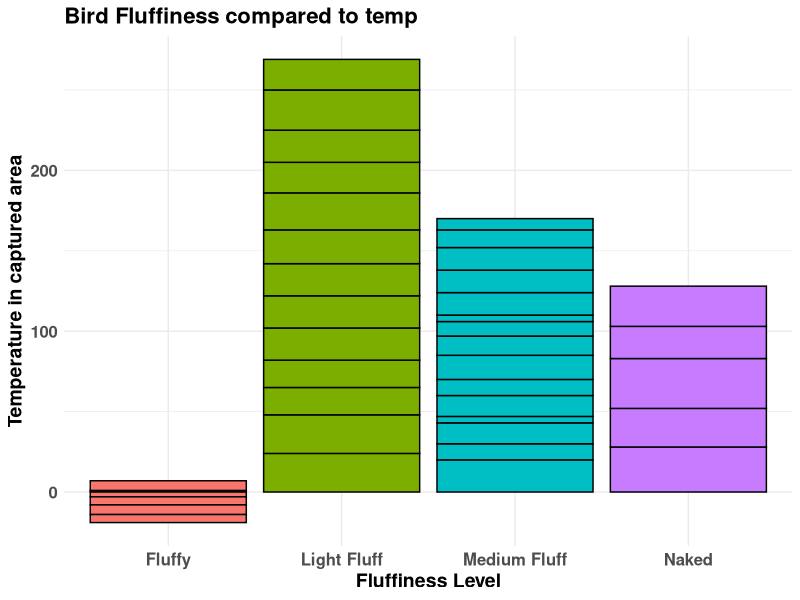
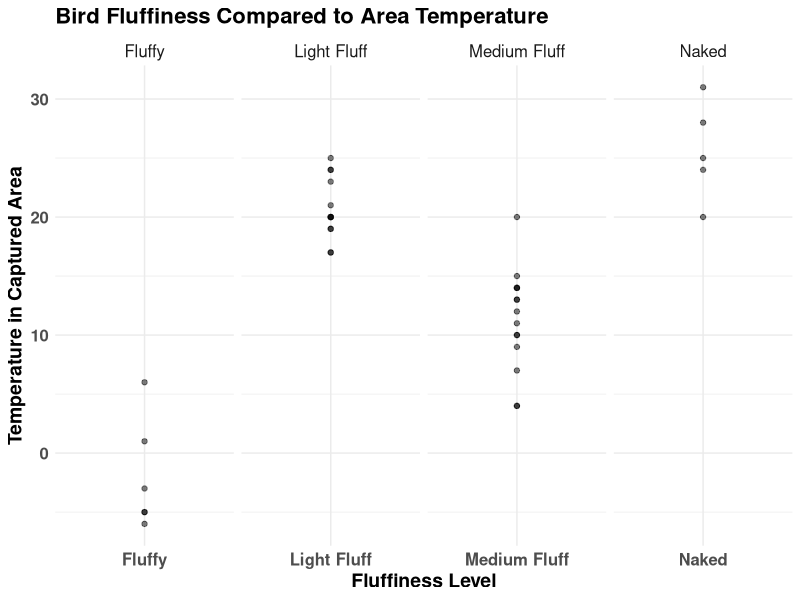
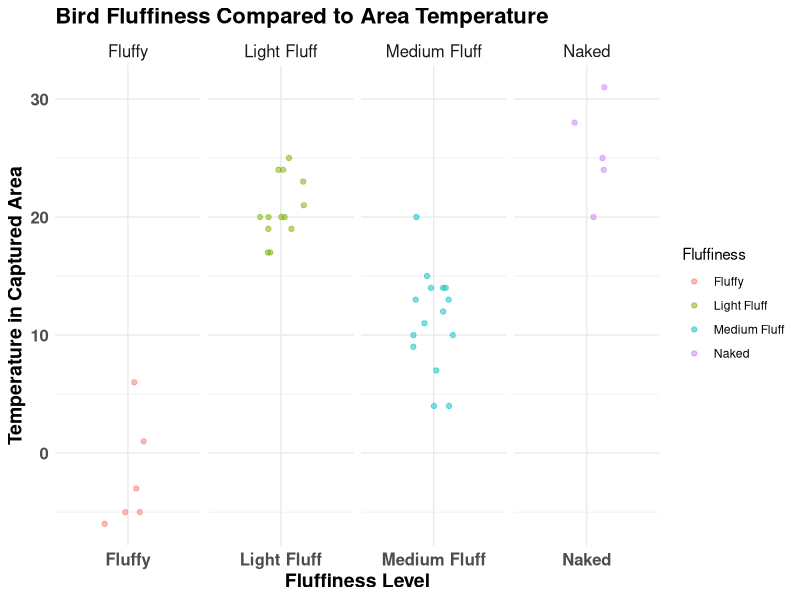
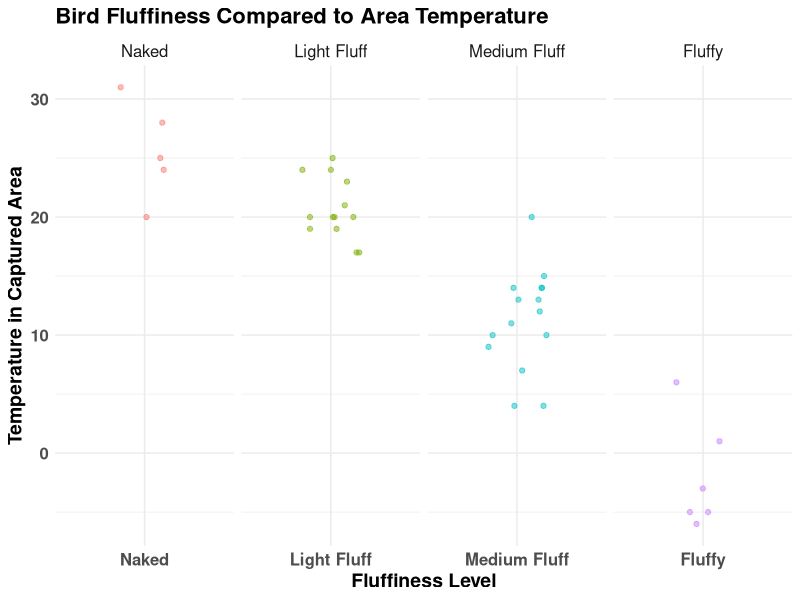
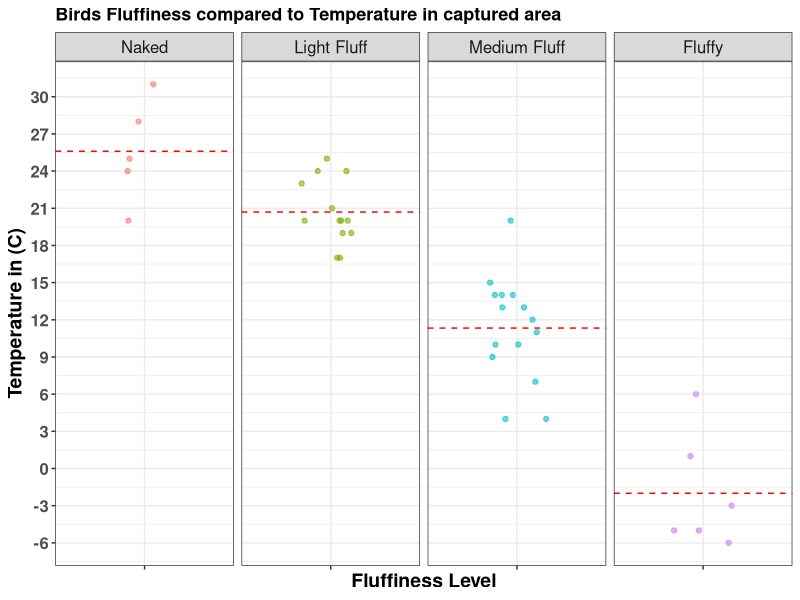

Recreate these plots in R, in order.
## ---- chunk 1
library(tidyverse)
library(readxl)
library(dplyr)
## ---- chunk 2
# Read the Excel file
Fluffy_data <- read_excel("F_data.xlsx")
## ---- chunk 3
ggplot(Fluffy_data, aes(x = Fluffiness, y = Temp_Area)) +
  geom_bar(stat = "identity", aes(fill = Fluffiness), color = "black") +
  labs(
    title = "Bird Fluffiness compared to temp",
    x = "Fluffiness Level",
    y = "Temperature in captured area"
  ) +
  theme_minimal() +
  theme(
    axis.text.x = element_text(size = 12, face = "bold"),
    axis.text.y = element_text(size = 12, face = "bold"),
    axis.title.x = element_text(size = 14, face = "bold"),
    axis.title.y = element_text(size = 14, face = "bold"),
    plot.title = element_text(size = 16, face = "bold"),
    legend.position = "none"
  )
## ---- chunk 4

ggplot(Fluffy_data, aes(x = Fluffiness, y = Temp_Area)) +
  geom_point(alpha = 0.5) +  # Use transparency for better visual overlap handling
  facet_grid(. ~ Fluffiness, scales = "free_x") +  # Facet by Fluffiness to compare per category
  labs(
    title = "Bird Fluffiness Compared to Area Temperature",
    y = "Temperature in Captured Area",
    x = "Fluffiness Level"
  ) +
  theme_minimal() +
  theme(
    axis.text.x = element_text(size = 12, face = "bold"),
    axis.text.y = element_text(size = 12, face = "bold"),
    axis.title.x = element_text(size = 14, face = "bold"),
    axis.title.y = element_text(size = 14, face = "bold"),
    plot.title = element_text(size = 16, face = "bold"),
    strip.text = element_text(size = 12)
  )

## ---- chunk 5

ggplot(Fluffy_data, aes(x = Fluffiness, y = Temp_Area)) +
  geom_jitter(aes(color = Fluffiness), width = 0.2, height = 0, alpha = 0.5) +  # Jitter the points horizontally
  facet_grid(. ~ Fluffiness, scales = "free_x") +  # Facet by Fluffiness to compare per category
  labs(
    title = "Bird Fluffiness Compared to Area Temperature",
    y = "Temperature in Captured Area",
    x = "Fluffiness Level"
  ) +
  theme_minimal() +
  theme(
    axis.text.x = element_text(size = 12, face = "bold"),
    axis.text.y = element_text(size = 12, face = "bold"),
    axis.title.x = element_text(size = 14, face = "bold"),
    axis.title.y = element_text(size = 14, face = "bold"),
    plot.title = element_text(size = 16, face = "bold"),
    strip.text = element_text(size = 12)
  )

## ---- chunk 6

# Correctly convert Fluffiness to a factor with the desired order
Fluffy_data$Fluffiness <- factor(Fluffy_data$Fluffiness, 
                                  levels = c("Naked", "Light Fluff", "Medium Fluff", "Fluffy", "Cloud Fluffy", "Only Fluff"))

ggplot(Fluffy_data, aes(x = Fluffiness, y = Temp_Area)) +
  geom_jitter(aes(color = Fluffiness), width = 0.2, height = 0, alpha = 0.5) +
  facet_grid(. ~ Fluffiness, scales = "free_x") +
  labs(
    title = "Bird Fluffiness Compared to Area Temperature",
    y = "Temperature in Captured Area",
    x = "Fluffiness Level"
  ) +
  theme_minimal() +
  theme(
    axis.text.x = element_text(size = 12, face = "bold"),
    axis.text.y = element_text(size = 12, face = "bold"),
    axis.title.x = element_text(size = 14, face = "bold"),
    axis.title.y = element_text(size = 14, face = "bold"),
    plot.title = element_text(size = 16, face = "bold"),
    strip.text = element_text(size = 12),
    legend.position = "none" 
  )

## ---- chunk 7

# Convert Fluffiness to a factor with the desired order
Fluffy_data$Fluffiness <- factor(Fluffy_data$Fluffiness, 
 levels = c("Naked", "Light Fluff", "Medium Fluff", "Fluffy"))

# Calculate mean temperatures for each Fluffiness level
mean_values <- Fluffy_data %>%
  group_by(Fluffiness) %>%
  summarize(mean_temp = mean(Temp_Area))


#save it a "Fluff_graph" so the graph-plot can be created into a png-picture
Fluff_graph <- ggplot(Fluffy_data, aes(x = Fluffiness, y = Temp_Area)) +
  geom_jitter(aes(color = Fluffiness), width = 0.2, height = 0, alpha = 0.6) + 
  # Add horizontal lines showing the mean temperature for each Fluffiness level
  geom_hline(data = mean_values, aes(yintercept = mean_temp), linetype = "dashed", color = "red") +
  facet_grid(. ~ Fluffiness, scales = "free_x") +  
   scale_y_continuous(breaks = seq(from = min(Fluffy_data$Temp_Area), 
                                  to = max(Fluffy_data$Temp_Area), by = 3)) +  # Customize breaks 
  labs(
    title = "Birds Fluffiness compared to Temperature in captured area",
    y = "Temperature in (C)",
    x = "Fluffiness Level"
  ) +
  theme_bw() +
  theme(
    axis.text.x = element_blank(),
    axis.text.y = element_text(size = 12, face = "bold"),
    axis.title.x = element_text(size = 14, face = "bold"),
    axis.title.y = element_text(size = 14, face = "bold"),
    plot.title = element_text(size = 13, face = "bold"),
    strip.text = element_text(size = 12),
    legend.position = "none"
  )

#saving the graph as a png-picture
ggsave("fluffiness_temperature_plot.png", plot = Fluff_graph, width = 8, height = 6, dpi = 300)
